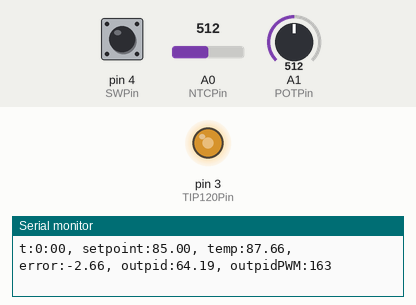
A sketch run on a simulated Arduino Uno, built with avr-gcc and run on an emulated ATmega328P. On the bench: output pins drawn as LEDs (lit = HIGH), the last lines printed to the serial monitor. The test bench sets the inputs (shaded band); at power-on: A1 (POTPin) = 512, A0 (NTCPin) = 512, pin 4 (SWPin) HIGH.

Above: at 1.2 s.
1.3 s: A1 (POTPin) set to 791
4.3 s: A1 (POTPin) set to 812
7.3 s: A0 (NTCPin) set to 900
At 10.0 s:
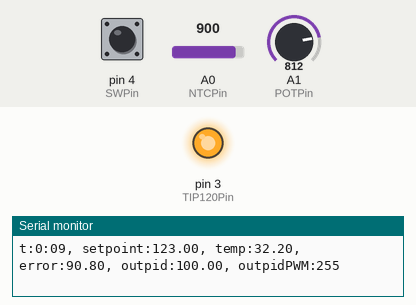
10.3 s: pin 4 (SWPin) pulled LOW for 0.15 s
At 10.49 s:
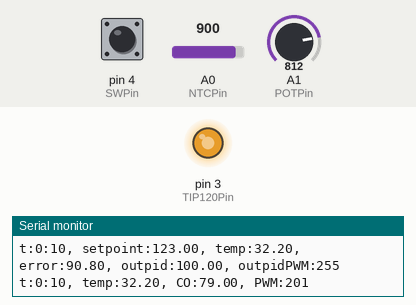
13.4 s: A0 (NTCPin) set to 0
At 13.51 s:
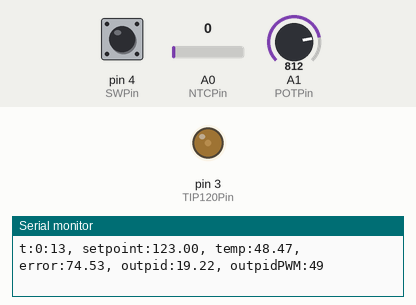
16.4 s: A0 (NTCPin) set to 306
At 16.56 s:
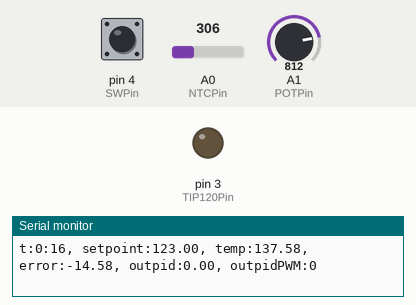
Timing chart, 0 to 20.4 s (numbered marks = the images above; inputs shaded):
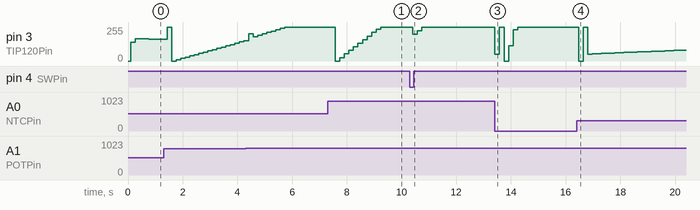

The sketch:

PIDDigitall.ino
```cpp
byte NTCPin = A0;
byte POTPin = A1;

#define SERIESRESISTOR 10000
#define NOMINAL_RESISTANCE 100000
#define NOMINAL_TEMPERATURE 25
#define BCOEFFICIENT 3950
#define NUMSAMPLES 10

const int TIP120Pin = 3; // Pin Digital PWM 3
const int SWPin = 4; // Pin Digital Lectura Potenciometro
uint16_t samples[NUMSAMPLES];

float k = 2.23; //ganancia
float theta = 0.2983; //Defasamiento
float tao = 0.7646; //Constante de tiempo
float T = 0.05; // 50 ms

// Valores de sintonizacion Ziegler-Nichols para PID
float kc = 1.2*tao/(k*theta);
float ti = 2*theta;
float td = theta/2;

// Coeficientes para la implementacion discreta del controlador PID
float q0 = kc*T/ti + kc + kc*td/T;
float q1 = -kc - 2*kc*td/T;
float q2 = kc*td/T;

float m[3]{}; // Arreglo con las tres manipulaciones mas recientes
float e[3]{}; // Arreglo con los tres errores mas recientes
int co = 0; // Controller Output

int t = 0; //Tiempo experimentacion
float temp = 0; // Temperature
float sp = 120; //Set-Point

int minutos = 0;
int segundos = 0;

// Limites de operacion para lazo cerrado
int lw = 20;
int up = 150;


float getTemperature(); // Metodo para obtener la temperatura recibida por el termistor
void desplazarDerecha(); // Metodo para actualizar los datos del arreglo de manipulacion y error
float sature(float, int); // Metodo que se asegura que la manipulacion que salga del controlador sea un valor entre 0 y 100%

void CLControl(); // Metodo que contiene el comportamiento del sistema de control de lazo cerrado (PID)
void OLControl(); //Metodo que contiene el comportamiento del sistema de control de lazo abierto
void printState(); // Metodo que se encarga de imprimir con formato variables sobre el estado del sistema y del controlador dependiendo
                  // del modo de control actual (Lazo cerrado o abierto)

void setup()
{
  pinMode(TIP120Pin, OUTPUT); // Declaracion como pin de salida asignado al componente TIP120Pin
  pinMode(SWPin, INPUT); // Declaraciion como pin de entrada asignado al Dip Switch
  Serial.begin(9600); // Inicializacion de comunicacion serial
  m[0] = 70; // Se inicia con una manipulacion de 70% por parte del controlador al arrancar el programa
}

void loop()
{
  unsigned long tiempoActual = millis(); // Obtiene el tiempo actual en milisegundos

  // Convierte milisegundos a minutos y segundos
  minutos = tiempoActual / 60000;
  segundos = (tiempoActual % 60000) / 1000;


  int op; // Variable que identifica el modo de operacion del controlador (ya sea lazo abierto o lazo cerrado)
  op = digitalRead(SWPin);

  if(op == 0)
    OLControl();
  else
    CLControl();

  printState(op);

  delay(50); // Wait for 50 millisecond(s)
}


float getTemperature(){
  float ADCvalue;
  float Resistance;

  float average;

  // take N samples in a row, with a slight delay
  for (int i=0; i< NUMSAMPLES; i++) {
   samples[i] = analogRead(NTCPin);
   delay(10);
  }

  // average all the samples out
  average = 0;
  for (int i=0; i< NUMSAMPLES; i++) {
     average += samples[i];
  }
  average /= NUMSAMPLES;

  ADCvalue = average;

  //convert value to resistance
  Resistance = (1023 / ADCvalue) - 1;
  Resistance = SERIESRESISTOR / Resistance;

  float steinhart;
  steinhart = Resistance / NOMINAL_RESISTANCE; // (R/Ro)
  steinhart = log(steinhart); // ln(R/Ro)
  steinhart /= BCOEFFICIENT; // 1/B * ln(R/Ro)
  steinhart += 1.0 / (NOMINAL_TEMPERATURE + 273.15); // + (1/To)
  steinhart = 1.0 / steinhart; // Invert
  steinhart -= 273.15; // convert to C
  // Serial.print(ADCvalue);
  // Serial.print(",");
  // Serial.print(steinhart);
  return steinhart;
}

void desplazarDerecha(float *array) {
    // array[1] = array[0];
    // array[2] = array[1];
    array[2] = array[1];
    array[1] = array[0];
}

float sature(float m, int up){
  if(m < 0)
    return 0;
  else
    return min(m, up); //El impulso maximo sera 255
}

void OLControl(){
  desplazarDerecha(m);
  temp = getTemperature();
  long p = analogRead(POTPin); // Lectura de potenciometro

  m[0] = 100*p/1023; //Calculo de manipulacion en porcentaje

  co = m[0]*2.55;  // Escala de valor para obtener un valor PWM de entre 0-255

  analogWrite(TIP120Pin, co); // Pulso PWM para el actuador
}

void CLControl(){
  long p = analogRead(POTPin); //Lectura de potenciometro para obtener un SP
  sp = p*(up-lw)/1023 + lw; // Obtencion de SP entre [20,150] en C
  temp = getTemperature();  // Obtencion de temperatura del sistema
  desplazarDerecha(e); // Actualizacion de valores en arreglo de errores
  desplazarDerecha(m);  // Actualizacion de valores en arreglo de manipulaciones

  e[0] = sp - temp; // Calculo de error actual
  m[0] = m[1] + q0*e[0] + q1*e[1] + + q2*e[2]; // Calculo de manipulacion actual

  m[0] = sature(m[0], 100); // Saturacion de manipulacion calculada limitada a un rango de [0,100] en porcentaje
  co = 2.55*m[0]; // Escalamiento a valor de entre [0,255] de PMW

  analogWrite(TIP120Pin, co); // Mandamos el valor PWM de manipulacion al actuador
}

void printState(int op){
    // Imprime el tiempo en el formato MM:SS
  Serial.print("t:");
  Serial.print(minutos);
  Serial.print(':');
  if (segundos < 10) {
    Serial.print('0'); // Añade un cero al frente si los segundos son menores a 10
  }
  Serial.print(segundos);

  if(op == 0){
    Serial.print(", temp:");
    Serial.print(temp);
    Serial.print(", CO:");
    Serial.print(m[0]);
    Serial.print(", PWM:");
    Serial.println(co);
  }
  else{
    Serial.print(", setpoint:");
    Serial.print(sp);
    Serial.print(", temp:");
    Serial.print(temp);
    Serial.print(", error:");
    Serial.print(e[0]);
    Serial.print(", outpid:");
    Serial.print(m[0]);
    Serial.print(", outpidPWM:");
    Serial.println(co);
  }


}
```

Measured:
- after the input at 7.3 s, pin 3 (TIP120Pin): 255/255 → 0/255 after 0.28 s, → 26/255 0.16 s later, → 53/255 0.17 s later, → 80/255 0.17 s later, … (11 changes in this stretch)
- after the input at 10.3 s, pin 3 (TIP120Pin): 255/255 → 201/255 after 0.11 s, → 228/255 0.15 s later, → 254/255 0.17 s later, → 255/255 0.17 s later
- after the input at 13.4 s, pin 3 (TIP120Pin): 255/255 → 49/255 at once, → 255/255 0.17 s later, → 0/255 0.17 s later, → 116/255 0.17 s later, … (6 changes in this stretch)
- after the input at 16.4 s, pin 3 (TIP120Pin): ramps from 0/255 to 255/255 and jumps back, once every 0.33 s
